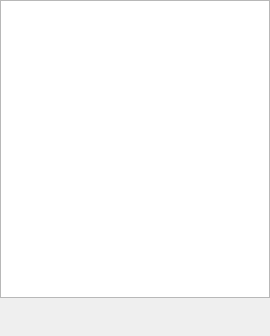
<?xml version="1.0" encoding="UTF-8"?>
<ui version="4.0">
 <class>ObjectTreeWidget</class>
 <widget class="QWidget" name="ObjectTreeWidget">
  <property name="geometry">
   <rect>
    <x>0</x>
    <y>0</y>
    <width>270</width>
    <height>336</height>
   </rect>
  </property>
  <property name="sizePolicy">
   <sizepolicy hsizetype="Preferred" vsizetype="Fixed">
    <horstretch>0</horstretch>
    <verstretch>0</verstretch>
   </sizepolicy>
  </property>
  <property name="windowTitle">
   <string>ObjectListDialogBase</string>
  </property>
  <layout class="QVBoxLayout" name="verticalLayout">
   <property name="margin">
    <number>0</number>
   </property>
   <item>
    <widget class="QTreeView" name="treeView">
     <property name="minimumSize">
      <size>
       <width>270</width>
       <height>200</height>
      </size>
     </property>
     <property name="dragEnabled">
      <bool>true</bool>
     </property>
     <property name="dragDropMode">
      <enum>QAbstractItemView::InternalMove</enum>
     </property>
     <property name="alternatingRowColors">
      <bool>false</bool>
     </property>
     <property name="rootIsDecorated">
      <bool>false</bool>
     </property>
     <attribute name="headerVisible">
      <bool>false</bool>
     </attribute>
    </widget>
   </item>
   <item>
    <layout class="QHBoxLayout" name="horizontalLayout">
     <item>
      <spacer name="horizontalSpacer">
       <property name="orientation">
        <enum>Qt::Horizontal</enum>
       </property>
       <property name="sizeHint" stdset="0">
        <size>
         <width>40</width>
         <height>20</height>
        </size>
       </property>
      </spacer>
     </item>
     <item>
      <widget class="QPushButton" name="deleteObjectButton">
       <property name="sizePolicy">
        <sizepolicy hsizetype="Fixed" vsizetype="Fixed">
         <horstretch>0</horstretch>
         <verstretch>0</verstretch>
        </sizepolicy>
       </property>
       <property name="maximumSize">
        <size>
         <width>35</width>
         <height>35</height>
        </size>
       </property>
       <property name="toolTip">
        <string>Delete selected object</string>
       </property>
       <property name="icon">
        <iconset resource="../IbisLib.qrc">
         <normaloff>:/Icons/edit-clear.png</normaloff>:/Icons/edit-clear.png</iconset>
       </property>
       <property name="iconSize">
        <size>
         <width>35</width>
         <height>35</height>
        </size>
       </property>
       <property name="flat">
        <bool>true</bool>
       </property>
      </widget>
     </item>
     <item>
      <widget class="QPushButton" name="addTransformButton">
       <property name="sizePolicy">
        <sizepolicy hsizetype="Fixed" vsizetype="Fixed">
         <horstretch>0</horstretch>
         <verstretch>0</verstretch>
        </sizepolicy>
       </property>
       <property name="maximumSize">
        <size>
         <width>35</width>
         <height>35</height>
        </size>
       </property>
       <property name="toolTip">
        <string>Add Transform as child of selected object</string>
       </property>
       <property name="icon">
        <iconset resource="../IbisLib.qrc">
         <normaloff>:/Icons/add_child_transform.png</normaloff>:/Icons/add_child_transform.png</iconset>
       </property>
       <property name="iconSize">
        <size>
         <width>35</width>
         <height>35</height>
        </size>
       </property>
       <property name="flat">
        <bool>true</bool>
       </property>
      </widget>
     </item>
     <item>
      <widget class="QPushButton" name="addTransformAllChildrenButton">
       <property name="minimumSize">
        <size>
         <width>32</width>
         <height>32</height>
        </size>
       </property>
       <property name="maximumSize">
        <size>
         <width>35</width>
         <height>35</height>
        </size>
       </property>
       <property name="toolTip">
        <string>Add transform to all children of selected object</string>
       </property>
       <property name="text">
        <string/>
       </property>
       <property name="icon">
        <iconset resource="../IbisLib.qrc">
         <normaloff>:/Icons/add_transform_all_children.png</normaloff>:/Icons/add_transform_all_children.png</iconset>
       </property>
       <property name="iconSize">
        <size>
         <width>35</width>
         <height>35</height>
        </size>
       </property>
       <property name="flat">
        <bool>true</bool>
       </property>
      </widget>
     </item>
     <item>
      <widget class="QPushButton" name="addParentTransformButton">
       <property name="sizePolicy">
        <sizepolicy hsizetype="Fixed" vsizetype="Fixed">
         <horstretch>0</horstretch>
         <verstretch>0</verstretch>
        </sizepolicy>
       </property>
       <property name="minimumSize">
        <size>
         <width>32</width>
         <height>32</height>
        </size>
       </property>
       <property name="maximumSize">
        <size>
         <width>35</width>
         <height>35</height>
        </size>
       </property>
       <property name="toolTip">
        <string>Add Transform as parent of selected object</string>
       </property>
       <property name="icon">
        <iconset resource="../IbisLib.qrc">
         <normaloff>:/Icons/add_parent_transform.png</normaloff>:/Icons/add_parent_transform.png</iconset>
       </property>
       <property name="iconSize">
        <size>
         <width>35</width>
         <height>35</height>
        </size>
       </property>
       <property name="flat">
        <bool>true</bool>
       </property>
      </widget>
     </item>
     <item>
      <spacer name="horizontalSpacer_2">
       <property name="orientation">
        <enum>Qt::Horizontal</enum>
       </property>
       <property name="sizeHint" stdset="0">
        <size>
         <width>40</width>
         <height>20</height>
        </size>
       </property>
      </spacer>
     </item>
    </layout>
   </item>
  </layout>
 </widget>
 <layoutdefault spacing="6" margin="11"/>
 <resources>
  <include location="../IbisLib.qrc"/>
 </resources>
 <connections>
  <connection>
   <sender>deleteObjectButton</sender>
   <signal>clicked()</signal>
   <receiver>ObjectTreeWidget</receiver>
   <slot>DeleteSelectedObject()</slot>
   <hints>
    <hint type="sourcelabel">
     <x>69</x>
     <y>312</y>
    </hint>
    <hint type="destinationlabel">
     <x>134</x>
     <y>167</y>
    </hint>
   </hints>
  </connection>
  <connection>
   <sender>addTransformButton</sender>
   <signal>clicked()</signal>
   <receiver>ObjectTreeWidget</receiver>
   <slot>AddTransformButtonClicked()</slot>
   <hints>
    <hint type="sourcelabel">
     <x>102</x>
     <y>312</y>
    </hint>
    <hint type="destinationlabel">
     <x>134</x>
     <y>167</y>
    </hint>
   </hints>
  </connection>
  <connection>
   <sender>addTransformAllChildrenButton</sender>
   <signal>clicked()</signal>
   <receiver>ObjectTreeWidget</receiver>
   <slot>AddTransformAllChildrenButtonClicked()</slot>
   <hints>
    <hint type="sourcelabel">
     <x>145</x>
     <y>310</y>
    </hint>
    <hint type="destinationlabel">
     <x>134</x>
     <y>167</y>
    </hint>
   </hints>
  </connection>
  <connection>
   <sender>addParentTransformButton</sender>
   <signal>clicked()</signal>
   <receiver>ObjectTreeWidget</receiver>
   <slot>AddParentTransformButtonClicked()</slot>
   <hints>
    <hint type="sourcelabel">
     <x>194</x>
     <y>310</y>
    </hint>
    <hint type="destinationlabel">
     <x>134</x>
     <y>167</y>
    </hint>
   </hints>
  </connection>
 </connections>
 <slots>
  <slot>DeleteSelectedObject()</slot>
  <slot>AddTransformButtonClicked()</slot>
  <slot>AddTransformAllChildrenButtonClicked()</slot>
  <slot>AddParentTransformButtonClicked()</slot>
 </slots>
</ui>
